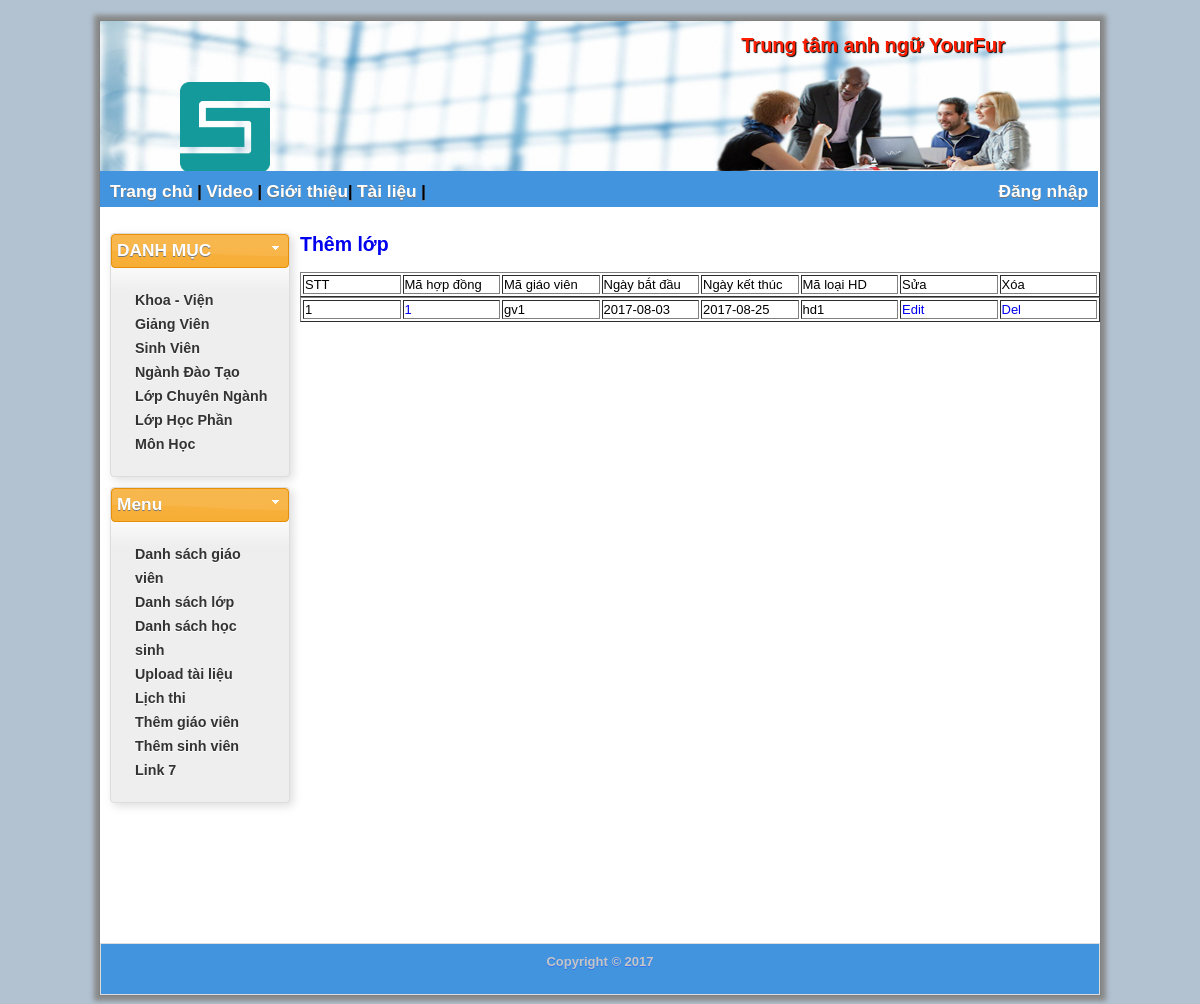
Page /lichsuhd.php?historyid=1 on the committed database.
### tables this page shows
CREATE TABLE `lichsuhd_gv` (
  `MaHDGV` int(10) NOT NULL,
  `MaGV` varchar(10) NOT NULL,
  `NgayBD` date NOT NULL,
  `NgayKT` date NOT NULL,
  `MaLoaiHD` varchar(10) NOT NULL
);

### lichsuhd.php (the view, shortened to what this page needs)
<?php
require "header.php";?>
	<div id="contentWrapper" >
			<div id="leftSide" >
				<div class="group-box" id="danhmuc">
						<div class="title">DANH MỤC</div>
						<div class="group-box-content">
							<ul>
								<li> <a href="khoa.php"> Khoa - Viện</a> </li>
								<li> <a href="giangvien.php">Giảng Viên</a> </li>
								<li> <a href="sinhvien.php">Sinh Viên</a> </li>
								<li> <a href="nganh.php">Ngành Đào Tạo</a> </li>
								<li> <a href="lopchuyennganh.php">Lớp Chuyên Ngành</a> </li>
								<li> <a href="lophocphan.php">Lớp Học Phần</a> </li>
								<li> <a href="monhoc.php">Môn Học</a> </li>
							</ul>
						</div>
				</div>
				<div class="group-box">
						<div class="title">Menu</div>
						<div class="group-box-content">
						<ul>
							<li> <a href="teacherlist.php">Danh sách giáo viên</a> </li>
							<li> <a href="classlist.php">Danh sách lớp</a> </li>
							<li> <a href="studentlist.php">Danh sách học sinh</a> </li>
							<li> <a href="uploadfile.php">Upload tài liệu</a> </li>
							<li> <a href="index.php">Lịch thi</a> </li>
							<li> <a href="uploadfile.php">Thêm giáo viên</a> </li>
							<li> <a href="addstudent.php">Thêm sinh viên</a> </li>
							<li> <a href="index.php">Link 7</a> </li>
						</ul>
						</div>
				</div>
			</div>
		<div id="mainContent">
		<h2 color='red' ><a href="addclass.php">Thêm lớp</a></h2>
	<table align='center' width='800' border='1'>
	<tr>
	<td width='80'>STT</td>
	<td width='80'>Mã hợp đồng</td>
	<td width='80'>Mã giáo viên</td>
	<td width='80'>Ngày bắt đầu</td>
	<td width='80'>Ngày kết thúc</td>
	<td width='80'>Mã loại HD</td>
	<td width='80'>Sửa</td>
	<td width='80'>Xóa</td>
	</tr>
	</table>
	<?php
	$mhdgv = $_GET['historyid'];
	$conn=mysqli_connect('localhost','root','','ttta') or die("can't connect this database");
	$sql="select * from lichsuhd_gv where MaHDGV = '".$mhdgv."' ";
	$query=mysqli_query($conn,$sql);
	if(mysqli_num_rows($query) == " ")
	{
	echo "<tr><td colspan='6' align='center'>Chua co username nao</td></tr>";
	}
	else
	{
	$stt=0;
	while($row=mysqli_fetch_array($query))
	{
	$stt++;
	echo "<table align='center' width='800' border='1'>";
	echo "<tr>";
	echo "<td width='80' >$stt</td>";
	echo "<td width='80' ><a href='#'>$row[MaHDGV]</a></td>";
	echo "<td width='80' >$row[MaGV]</td>";
	echo "<td width='80' >$row[NgayBD]</td>";
	echo "<td width='80' >$row[NgayKT]</td>";
	echo "<td width='80' >$row[MaLoaiHD]</td>";
	echo "<td width='80' ><a href='edit_class.php?classid=$row[MaLop]'>Edit</a></td>";
	echo "<td width='80' ><a href='del_class.php?classid=$row[MaLop]'>Del</a></td>";
	echo "</tr>";
	echo "</table>";
	}
}
?>
<?php require "footer.php";?>

### css/style.css (style rules this page uses)
body { background-color: #B2C2D1; }
a { text-decoration: none; border: none; }
#contentWrapper { position: relative; width:1000px; min-height: 720px; }
#leftSide { position: absolute; top: 10px; left:10px; width: 180px; float: left; min-height: 250px; }
#mainContent { position: relative; top: 10px; left:200px; width: 790px; min-height: 520px; }
.group-box-content { padding: 10px; }
#leftSide .group-box-content ul { list-style: none; margin: 0px; padding: 10px; }
#leftSide .group-box-content ul li { text-shadow: 0 1px 0 #fff; font-weight:bold; line-height: 24px; padding-left: 4px; cursor: pointer; }
.group-box { margin-bottom: 10px; -moz-box-shadow:2px 2px 5px #ccc; -webkit-box-shadow:2px 2px 5px #ccc; box-shadow:3px 3px 10px #ddd; }
.group-box .title { height: 22px; padding: 5px; font-size:13pt; font-weight:bold; text-shadow:0 1px 0 #777; }

### rows in the picture
lichsuhd_gv: MaHDGV "1", MaGV "gv1", NgayBD "2017-08-03", NgayKT "2017-08-25", MaLoaiHD "hd1"
